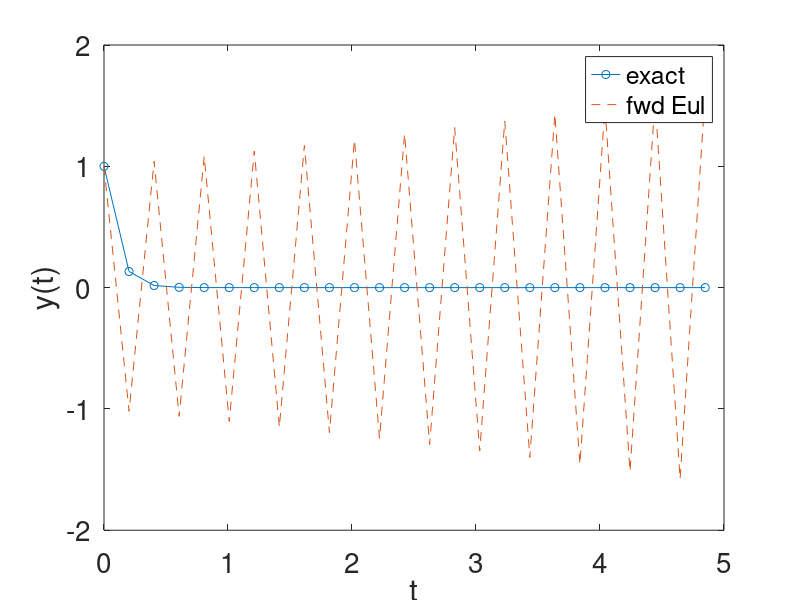

The MATLAB source for this figure:
%% Illustration of stability
alpha2=10;
dtmargin=2/alpha2;
dtstable=1/10*dtmargin;
dtunstable=1.01*dtmargin;

dt2=dtunstable;
t2=0:dt2:5;
N=numel(t2);
y0=1;
y2bar=y0*exp(-alpha2*t2);

y2fwd=zeros(1,N);
y2fwd(1)=y0;
for n=2:N
    y2fwd(n)=y2fwd(n-1)*(1-alpha2*dt2);
end %for

figure(1);
clf;
plot(t2,y2bar,'o-');
xlabel('t');
ylabel('y(t)');
set(gca,'FontSize',20);
hold on;
plot(t2,y2fwd,'--');
legend('exact','fwd Eul')
hold off;


%% Illustration of convergence
%run the code above with finer mesh, etc.